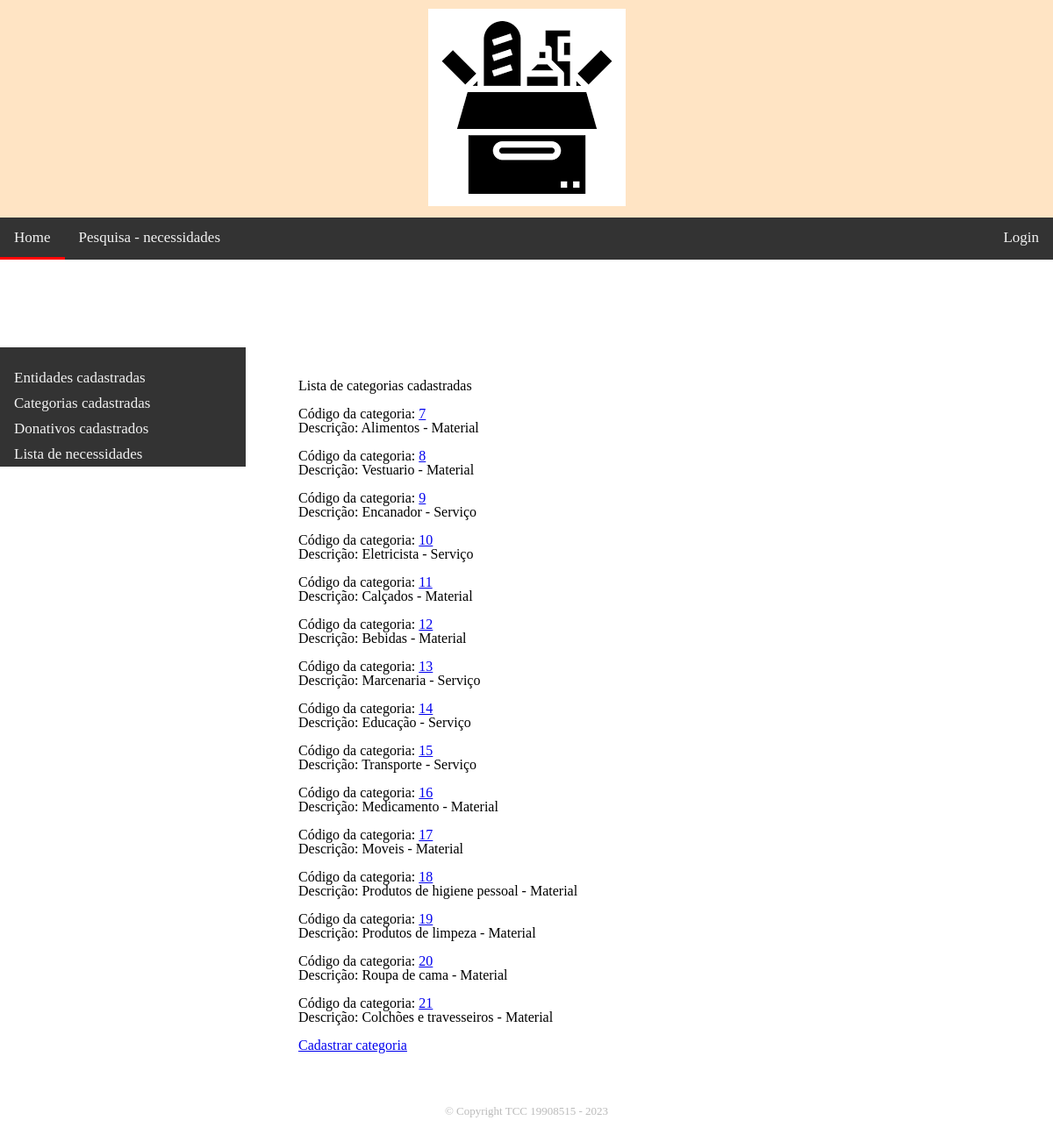
The app's page /appdoacoes/categorias/, older data.
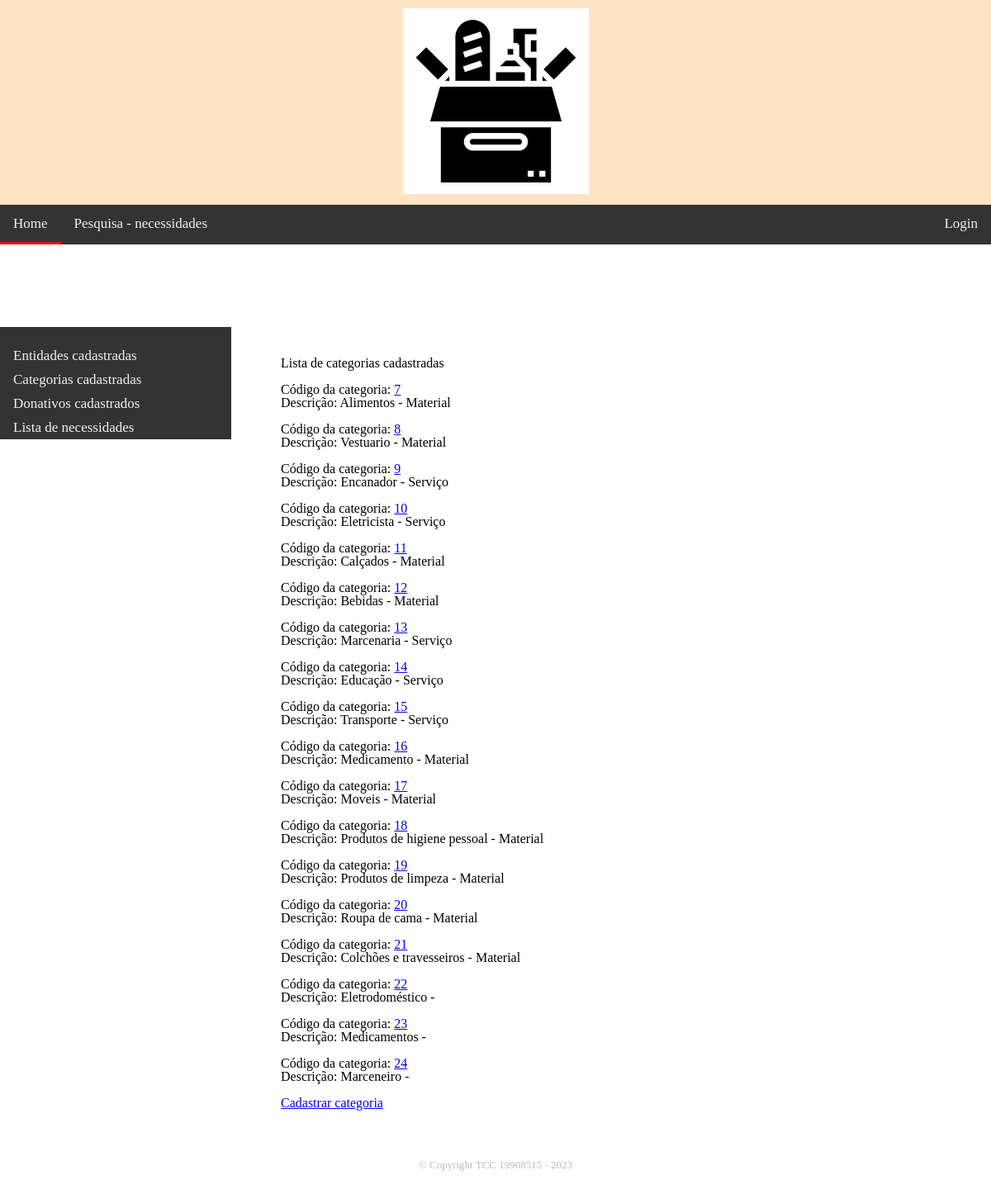
The same page, newer data.
### appdoacoes/models.py (models this page shows, shortened)
class Categoria(models.Model):
    codigo_categoria = models.AutoField(primary_key=True)
    MATERIAL = 'Material'
    SERVICO = 'Serviço'
    CATEGORIA_CHOICES = [
        (MATERIAL, 'Material'),
        (SERVICO, 'Serviço'),
    ]
    tipo = models.CharField(max_length=8, choices=CATEGORIA_CHOICES)
    descricao = models.CharField(max_length=100, unique=True)
    class Meta:
        permissions = [('pode_criar_atualizar_categoria','Cria/Atualiza categoria'),('pode_deletar_categoria','Deleta categoria')]
    def get_absolute_url(self):
        return reverse("categoria-detail", args=[self.codigo_categoria])

### appdoacoes/views.py (the view)
# urls.py: path('categorias/', views.CategoriaListView.as_view(),name='categoria-list'),
class CategoriaListView(generic.ListView):
    model = Categoria

### appdoacoes/templates/appdoacoes/categoria_list.html
{% extends "base_generica.html" %}
{% block content %}
    <h1>Lista de categorias cadastradas</h1>
    <br>
    <ul>
    {% for categoria in categoria_list %}
        <li>
            Código da categoria: <a href=" {{ categoria.get_absolute_url }}">{{ categoria.codigo_categoria }} </a> <br>
            Descrição: {{ categoria.descricao }} - {{ categoria.tipo }}
        </li>
        <br>
    {% endfor %}
    </ul>
    <p><a href="{% url 'categoria-create' %}">Cadastrar categoria</a></p>
{% endblock %}

Row changes from the older to the newer data that the page shows:
added Categoria: codigo_categoria "22", descricao "Eletrodoméstico"
added Categoria: codigo_categoria "23", descricao "Medicamentos"
added Categoria: codigo_categoria "24", descricao "Marceneiro"
